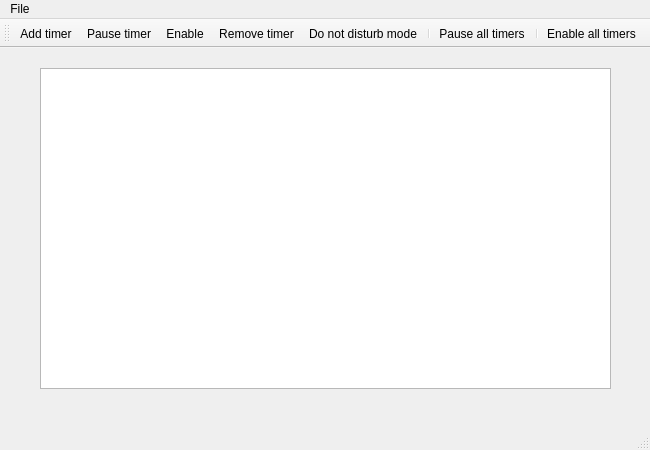
<?xml version="1.0" encoding="UTF-8"?>
<ui version="4.0">
 <class>MainWindow</class>
 <widget class="QMainWindow" name="MainWindow">
  <property name="geometry">
   <rect>
    <x>0</x>
    <y>0</y>
    <width>650</width>
    <height>450</height>
   </rect>
  </property>
  <property name="sizePolicy">
   <sizepolicy hsizetype="Preferred" vsizetype="Preferred">
    <horstretch>0</horstretch>
    <verstretch>0</verstretch>
   </sizepolicy>
  </property>
  <property name="minimumSize">
   <size>
    <width>650</width>
    <height>450</height>
   </size>
  </property>
  <property name="maximumSize">
   <size>
    <width>650</width>
    <height>450</height>
   </size>
  </property>
  <property name="windowTitle">
   <string>MainWindow</string>
  </property>
  <widget class="QWidget" name="centralwidget">
   <widget class="QListWidget" name="listWidget">
    <property name="geometry">
     <rect>
      <x>40</x>
      <y>20</y>
      <width>571</width>
      <height>321</height>
     </rect>
    </property>
    <property name="styleSheet">
     <string notr="true">font: 14pt &quot;MS Shell Dlg 2&quot;;</string>
    </property>
   </widget>
  </widget>
  <widget class="QMenuBar" name="menubar">
   <property name="geometry">
    <rect>
     <x>0</x>
     <y>0</y>
     <width>650</width>
     <height>20</height>
    </rect>
   </property>
   <widget class="QMenu" name="menuFile">
    <property name="title">
     <string>File</string>
    </property>
    <addaction name="separator"/>
    <addaction name="separator"/>
    <addaction name="actionQuit"/>
   </widget>
   <addaction name="menuFile"/>
  </widget>
  <widget class="QStatusBar" name="statusbar"/>
  <widget class="QToolBar" name="toolBar">
   <property name="windowTitle">
    <string>toolBar</string>
   </property>
   <attribute name="toolBarArea">
    <enum>TopToolBarArea</enum>
   </attribute>
   <attribute name="toolBarBreak">
    <bool>false</bool>
   </attribute>
   <addaction name="actionAddTimer"/>
   <addaction name="actionPauseTimer"/>
   <addaction name="actionEnableTimer"/>
   <addaction name="actionRemoveTimer"/>
   <addaction name="actionDoNotDisturb"/>
   <addaction name="separator"/>
   <addaction name="actionPauseAllTimers"/>
   <addaction name="separator"/>
   <addaction name="actionEnableAllTimers"/>
  </widget>
  <action name="actionQuit">
   <property name="text">
    <string>Quit</string>
   </property>
  </action>
  <action name="actionAddTimer">
   <property name="icon">
    <iconset resource="multimedia.qrc">
     <normaloff>:/icons/icons/add.png</normaloff>:/icons/icons/add.png</iconset>
   </property>
   <property name="text">
    <string>Add timer</string>
   </property>
   <property name="toolTip">
    <string>Add timer</string>
   </property>
  </action>
  <action name="actionDoNotDisturb">
   <property name="icon">
    <iconset resource="multimedia.qrc">
     <normaloff>:/icons/icons/do_not_disturb.png</normaloff>:/icons/icons/do_not_disturb.png</iconset>
   </property>
   <property name="text">
    <string>Do not disturb mode</string>
   </property>
   <property name="toolTip">
    <string>Do not disturb</string>
   </property>
  </action>
  <action name="actionPauseTimer">
   <property name="icon">
    <iconset resource="multimedia.qrc">
     <normaloff>:/icons/icons/pause.jpg</normaloff>:/icons/icons/pause.jpg</iconset>
   </property>
   <property name="text">
    <string>Pause timer</string>
   </property>
   <property name="toolTip">
    <string>Pause timer</string>
   </property>
  </action>
  <action name="actionRemoveTimer">
   <property name="icon">
    <iconset resource="multimedia.qrc">
     <normaloff>:/icons/icons/remove.png</normaloff>:/icons/icons/remove.png</iconset>
   </property>
   <property name="text">
    <string>Remove timer</string>
   </property>
  </action>
  <action name="actionPauseAllTimers">
   <property name="text">
    <string>Pause all timers</string>
   </property>
  </action>
  <action name="actionEnableTimer">
   <property name="icon">
    <iconset resource="multimedia.qrc">
     <normaloff>:/icons/icons/enable.png</normaloff>:/icons/icons/enable.png</iconset>
   </property>
   <property name="text">
    <string>Enable</string>
   </property>
   <property name="toolTip">
    <string>Enable timer</string>
   </property>
  </action>
  <action name="actionEnableAllTimers">
   <property name="text">
    <string>Enable all timers</string>
   </property>
   <property name="toolTip">
    <string>Enable all timers</string>
   </property>
  </action>
 </widget>
 <resources>
  <include location="multimedia.qrc"/>
 </resources>
 <connections/>
</ui>
